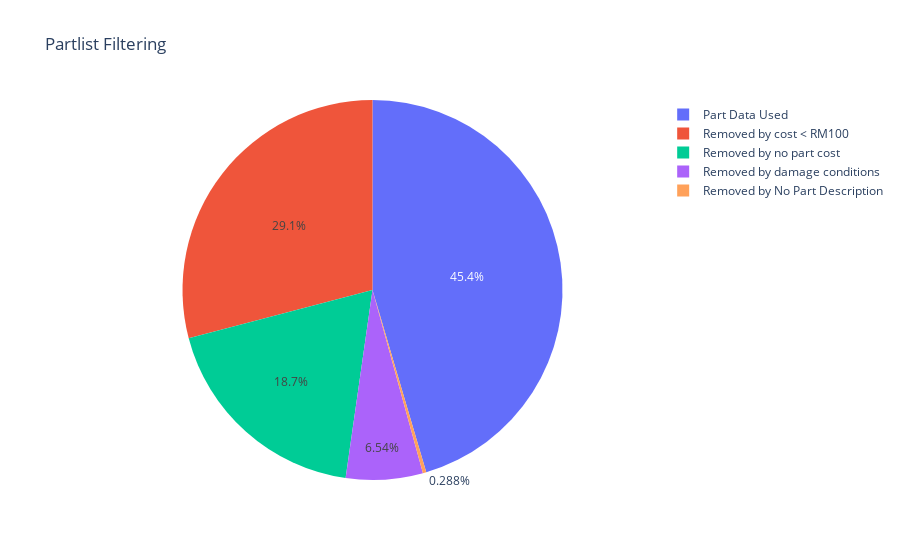

The notebook cell saved with this chart:
### Code cell
import plotly.express as ex
import plotly.graph_objects as go


fig = go.Figure(data=[go.Pie(labels=["Part Data Used", 
                                     "Removed by No Part Description", \
                                     "Removed by damage conditions", \
                                        "Removed by cost < RM100", \
                                     "Removed by no part cost" \
                                     ], \
                             values=[len(filterPartDf), removedByDash, removedByCond, removedByLowCost, removedByNoCost])])
fig.update_layout(title="Partlist Filtering")

fig.show()

### Figure 1 — Plotly figure (JSON) as saved in the notebook; plotly's stock layout.template omitted (floating-point values rounded to 4 significant figures)
{"data": [{"labels": ["Part Data Used", "Removed by No Part Description", "Removed by damage conditions", "Removed by cost < RM100", "Removed by no part cost"], "type": "pie", "values": [1641289, 10407, 236172, 1050534, 674053]}], "layout": {"title": {"text": "Partlist Filtering"}}}
